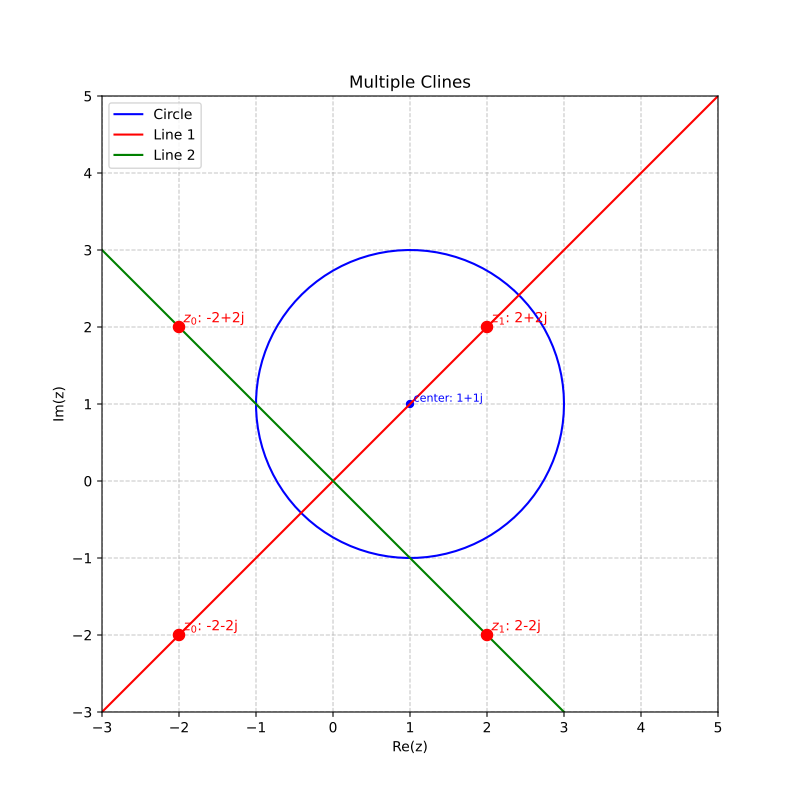

This chart was generated by the following Python code:
import matplotlib.pyplot as plt

from cline import Cline

# Create multiple clines
circle = Cline.from_circle(center=1 + 1j, radius=2)
line1 = Cline.from_line(z0=-2 - 2j, z1=2 + 2j)
line2 = Cline.from_line(z0=-2 + 2j, z1=2 - 2j)

# Create plot
fig, ax = plt.subplots(figsize=(8, 8))

# Plot the clines
circle.plot(ax=ax, color="blue", label="Circle")
line1.plot(ax=ax, color="red", label="Line 1")
line2.plot(ax=ax, color="green", label="Line 2")

# Set limits and add legend
ax.set_xlim(-3, 5)
ax.set_ylim(-3, 5)
ax.grid(True, linestyle="--", alpha=0.7)
ax.set_aspect("equal")
plt.legend()
plt.title("Multiple Clines")
